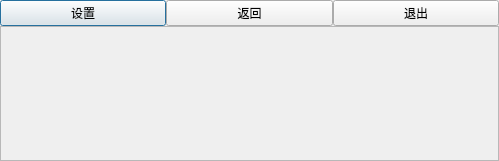
<?xml version="1.0" encoding="UTF-8"?>
<ui version="4.0">
 <class>SuspendDia</class>
 <widget class="QDialog" name="SuspendDia">
  <property name="geometry">
   <rect>
    <x>0</x>
    <y>0</y>
    <width>499</width>
    <height>161</height>
   </rect>
  </property>
  <property name="sizePolicy">
   <sizepolicy hsizetype="Fixed" vsizetype="Fixed">
    <horstretch>0</horstretch>
    <verstretch>0</verstretch>
   </sizepolicy>
  </property>
  <property name="windowTitle">
   <string>Dialog</string>
  </property>
  <layout class="QVBoxLayout" name="verticalLayout" stretch="1,4">
   <property name="spacing">
    <number>0</number>
   </property>
   <property name="leftMargin">
    <number>0</number>
   </property>
   <property name="topMargin">
    <number>0</number>
   </property>
   <property name="rightMargin">
    <number>0</number>
   </property>
   <property name="bottomMargin">
    <number>0</number>
   </property>
   <item>
    <layout class="QHBoxLayout" name="horizontalLayout">
     <item>
      <widget class="QPushButton" name="settingBtn">
       <property name="text">
        <string>设置</string>
       </property>
      </widget>
     </item>
     <item>
      <widget class="QPushButton" name="backBtn">
       <property name="text">
        <string>返回</string>
       </property>
      </widget>
     </item>
     <item>
      <widget class="QPushButton" name="exitBtn">
       <property name="text">
        <string>退出</string>
       </property>
      </widget>
     </item>
    </layout>
   </item>
   <item>
    <widget class="QFrame" name="frame">
     <property name="frameShape">
      <enum>QFrame::StyledPanel</enum>
     </property>
     <property name="frameShadow">
      <enum>QFrame::Raised</enum>
     </property>
    </widget>
   </item>
  </layout>
 </widget>
 <resources/>
 <connections/>
</ui>
